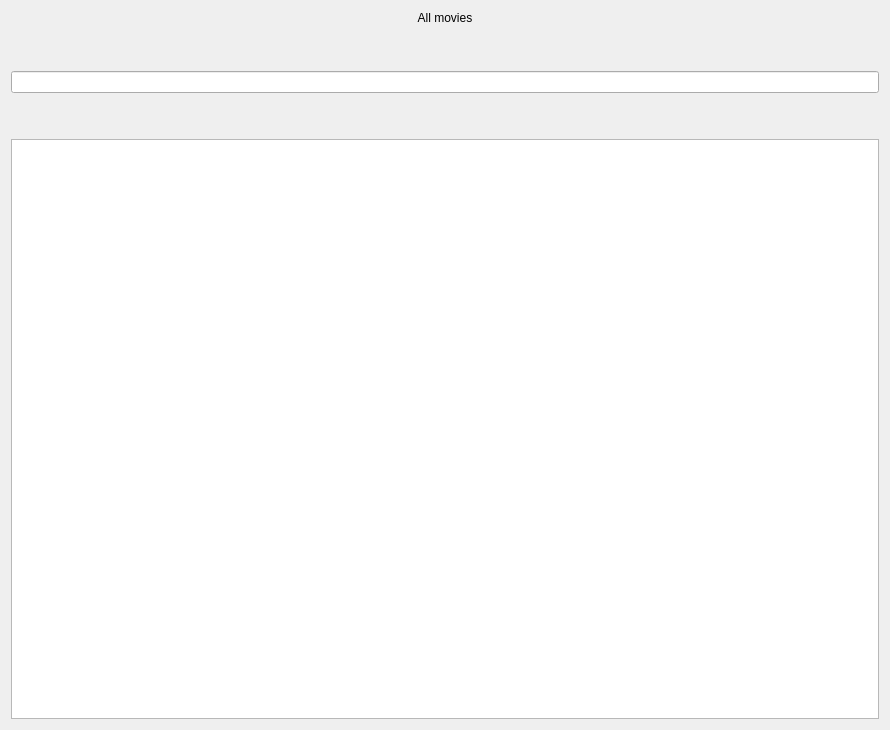
<?xml version="1.0" encoding="UTF-8"?>
<ui version="4.0">
 <class>allMovies_window</class>
 <widget class="QWidget" name="allMovies_window">
  <property name="geometry">
   <rect>
    <x>0</x>
    <y>0</y>
    <width>890</width>
    <height>730</height>
   </rect>
  </property>
  <property name="windowTitle">
   <string>Form</string>
  </property>
  <layout class="QVBoxLayout" name="verticalLayout">
   <item>
    <widget class="QLabel" name="allMovies_label">
     <property name="text">
      <string>All movies</string>
     </property>
     <property name="alignment">
      <set>Qt::AlignCenter</set>
     </property>
    </widget>
   </item>
   <item>
    <spacer name="verticalSpacer">
     <property name="orientation">
      <enum>Qt::Vertical</enum>
     </property>
     <property name="sizeType">
      <enum>QSizePolicy::Preferred</enum>
     </property>
     <property name="sizeHint" stdset="0">
      <size>
       <width>20</width>
       <height>40</height>
      </size>
     </property>
    </spacer>
   </item>
   <item>
    <widget class="QLineEdit" name="searchMovie_lineEdit"/>
   </item>
   <item>
    <spacer name="verticalSpacer_2">
     <property name="orientation">
      <enum>Qt::Vertical</enum>
     </property>
     <property name="sizeType">
      <enum>QSizePolicy::Preferred</enum>
     </property>
     <property name="sizeHint" stdset="0">
      <size>
       <width>20</width>
       <height>40</height>
      </size>
     </property>
    </spacer>
   </item>
   <item>
    <widget class="QTableView" name="allMovies_tableView">
     <property name="editTriggers">
      <set>QAbstractItemView::NoEditTriggers</set>
     </property>
     <property name="selectionBehavior">
      <enum>QAbstractItemView::SelectRows</enum>
     </property>
    </widget>
   </item>
  </layout>
 </widget>
 <resources/>
 <connections/>
</ui>
